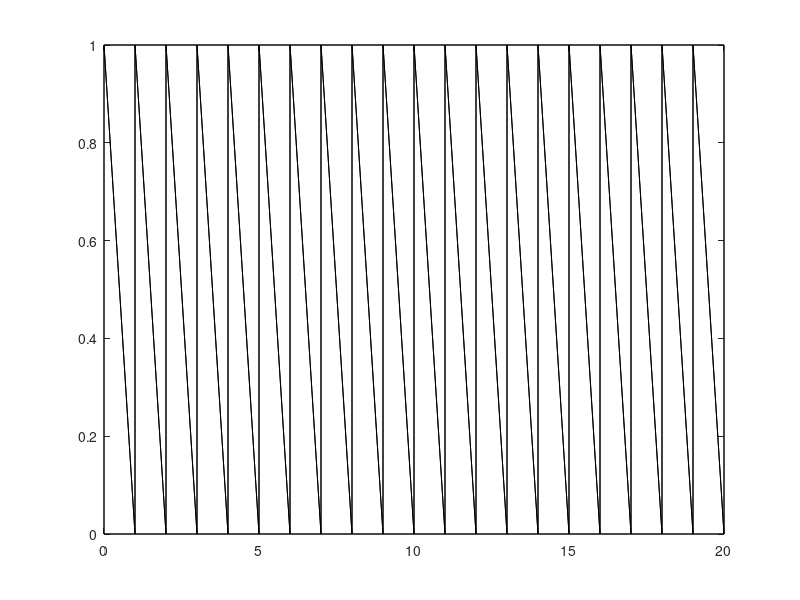

MATLAB code to generate this figure: (Note: this script raises an error after producing the figure.)


% given values

% thickness (m)
thickness = 100;

% Young's modulus (Pa)
E = 200e+9;

% Poisson's ratio
nu = 0.3;

% weight per unit length (N/m)
w = 100e+3;

% stress = D * strain, plane strain
D = [
    1-nu, nu, 0;
    nu, 1-nu, 0;
    0, 0, (1-2*nu)/2
    ] * E / (1 + nu) / (1 - 2 * nu);

% boundary (m)
boundary = [
    0, 0;
    20, 0;
    20, 1;
    0, 1
    ];

% given nodes
initial_node = zeros(42, 2);
for i = 1:21
    initial_node(2*i-1, :) = [i-1, 0];
    initial_node(2*i, :) = [i-1, 1];
end

% given elements from given nodes
initial_element = zeros(40, 3);
for i = 1:20
    initial_element(2*i-1, :) = [2*i-1, 2*i+1, 2*i];
    initial_element(2*i, :) = [2*i, 2*i+1, 2*i+2];
end

figure(1);
triplot(initial_element, initial_node(:, 1), initial_node(:, 2), 'k');
labels = num2str((1:42)', '%d');
text(initial_node(:, 1), initial_node(:, 2), labels, 'horizontal','left', 'vertical','bottom');
%axis [-5 6 0 11]
axis equal

% global stiffness matrix
K_global = global_stiffness(initial_node, initial_element, thickness, D);

% boundary conditions given
% first row : indexes for unknown displacement
% second row : forces corresponding to the index
initial_boundary_cond = zeros(2, 76);
initial_boundary_cond(1, :) = 5:80;
for i = 4:4:size(initial_boundary_cond, 2)
    initial_boundary_cond(2, i) = -100000;
end

% solve for given mesh
[d, f] = solve_for(K_global, initial_boundary_cond);

d = reshape(d, 2, [])';
dx = d(:, 1);
dy = d(:, 2);

f = reshape(f, 2, [])';
fx = f(:, 1);
fy = f(:, 2);

% plot deformed shape with alpha=500000
deformed_shape = initial_node + 500000 * d;
figure(2);
triplot(initial_element, deformed_shape(:, 1), deformed_shape(:, 2), 'k');
xlabel("x (m)");
ylabel("y (m)");
axis equal

% finding the node number with maximum displacement
displacement_magnitude = sqrt(dx .* dx + dy .* dy);
[maxd, maxd_node] = max(displacement_magnitude);
disp(dx(maxd_node));
disp(dy(maxd_node));

% stress of each element
st = element_stress(initial_node, initial_element, dx, dy, D);

% stress of each node
st = node_stress(initial_node, initial_element, st);

% von mises stress
s_v = von_mises(st, nu);
figure(1);
trisurf(initial_element, initial_node(:, 1), initial_node(:, 2), s_v);

% tresca stress
s_t = tresca(st, nu);
figure(2);
trisurf(initial_element, initial_node(:, 1), initial_node(:, 2), s_t);

% maximum values
max_von_mises = max(s_v);
max_tresca = max(s_t);

res=boundary_cond(2, w);
elements=res{1,1};
nodes=res{1, 2};

node_density = [30];

for i = 1:size(node_density, 2)
    res = boundary_cond(node_density(1, i), w);
    elements = res{1, 1};
    nodes = res{1, 2};
    bcond = res{1, 3};
    K_global = global_stiffness(nodes, elements, thickness, D);
    disp("ready to solve for node density(#/m) : ");
    disp(node_density(1, i));
    [d, f] = solve_for(K_global, bcond);
    disp("solved for node density(#/m) : ");
    disp(node_density(1, i));
    d = reshape(d, 2, [])';
    dx = d(:, 1);
    dy = d(:, 2);

    f = reshape(f, 2, [])';
    fx = f(:, 1);
    fy = f(:, 2);

    stress = element_stress(nodes, elements, dx, dy, D);
    stress = node_stress(nodes, elements, stress);
    s_v = von_mises(stress, nu);
    s_t = tresca(stress, nu);
    [max_d(i), node_num_d(i)] = max(sqrt(dx.^2 + dy.^2));
    [max_s_v(i), node_num_s_v(i)] = max(s_v);
    [max_s_t(i), node_num_s_t(i)] = max(s_t);
    loc_d(i, :) = nodes(node_num_d(i), :);
    loc_s_v(i, :) = nodes(node_num_s_v(i), :);
    loc_s_t(i, :) = nodes(node_num_s_t(i), :);
end

figure(10);
plot(node_density, max_d, 'ko');
title("Maximum displacement");
xlabel("Node density (#/m)");
ylabel("Displacement magnitude (m)");

figure(11);
plot(node_density, max_s_v, 'ko', node_density, max_s_t, 'kx');
title("Maximum stress");
xlabel("Node density (#/m)");
ylabel("Maximum stress (Pa)");


% make boundary conditions for finer mesh
function res = boundary_cond(node_density, w)
    
    node_density = round(node_density);
    x_num = 20 * node_density + 1;
    y_num = 1 * node_density + 1;
    nodes = zeros(x_num * y_num, 2);
    for i = 1:x_num
        for j = 1:y_num
            nodes((i-1)*y_num+j, :) = [ ...
                (i-1)/(x_num-1)*20, (j-1)/(y_num-1)];
        end
    end
    element = delaunay(nodes);
    dl = 1 / node_density;
    df = dl * (-w);
    bcond = [1:2*x_num*y_num; zeros(1, 2*x_num*y_num)];
    for i = y_num:y_num:size(nodes, 1)
        bcond(2, 2*i) = df;
    end
    bcond = bcond(:, 2*y_num+1:2*(x_num-1)*y_num);
    res = {element, nodes, bcond};

end

% obtain stress for each node
function stress = node_stress(nodes, elements, element_stress)
    
    numbers = zeros(size(nodes, 1), 1);
    stress = zeros(size(nodes, 1), 3);
    for i = 1:size(elements, 1)
        node_index = elements(i, :);
        numbers(node_index, 1) = numbers(node_index, 1) + [1; 1; 1];
        stress(node_index, :) = ...
            stress(node_index, :) + element_stress(i, :);
    end
    stress(:, 1) = stress(:, 1) ./ numbers;
    stress(:, 2) = stress(:, 2) ./ numbers;
    stress(:, 3) = stress(:, 3) ./ numbers;
        
end

% obtain von mises stress / plane strain
function stress_von_mises = von_mises(stress, nu)

    s_x = stress(:, 1);
    s_y = stress(:, 2);
    s_z = nu * (s_x + s_y);
    t_xy = stress(:, 3);
    stress_von_mises = sqrt( ...
        0.5 * (s_y - s_z).^2 ...
        + 0.5 * (s_z - s_x).^2 ...
        + 0.5 * (s_x - s_y).^2 ...
        + 3 * t_xy.^2);

end

% obtain tresca stress / plane strain
function stress_tresca = tresca(stress, nu)

    stress_tresca = zeros(size(stress, 1), 1);
    s_x = stress(:, 1);
    s_y = stress(:, 2);
    t_xy = stress(:, 3);
    s_z = nu * (s_x + s_y);
    for i = 1:size(stress, 1)
        s = [s_x(i, 1), t_xy(i, 1), 0;
            t_xy(i, 1), s_y(i, 1),  0;
            0,          0,          s_z(i, 1)];
        s_p = eig(s);
        stress_tresca(i, 1) = max(abs(s_p - s_p([2, 3, 1], 1)));
    end

end

% obtain stress for each element
function stress = element_stress(nodes, elements, dx, dy, D)

    stress = zeros(size(elements, 1), 3);

    for i = 1:size(elements, 1)
        
        element_nodes = nodes(elements(i, :), :);
        area = polyarea(element_nodes(:, 1), element_nodes(:, 2));
        b1 = element_nodes(2, 2) - element_nodes(3, 2);
        b2 = element_nodes(3, 2) - element_nodes(1, 2);
        b3 = element_nodes(1, 2) - element_nodes(2, 2);
        c1 = element_nodes(3, 1) - element_nodes(2, 1);
        c2 = element_nodes(1, 1) - element_nodes(3, 1);
        c3 = element_nodes(2, 1) - element_nodes(1, 1);
        B = [
            b1, 0 , b2, 0 , b3, 0 ;
            0 , c1, 0 , c2, 0 , c3;
            c1, b1, c2, b2, c3, b3
        ] / (2 * area);
        d = [dx(elements(i, :), 1), dy(elements(i, :), 1)];
        d = reshape(d', [], 1);
        stress(i, :) = D * B * d;

    end

end

% obtain element stiffness matrix for triangular element
function K_element = element_stiffness(nodes, thickness, D)
 
    area = polyarea(nodes(:, 1), nodes(:, 2));
    b1 = nodes(2, 2) - nodes(3, 2);
    b2 = nodes(3, 2) - nodes(1, 2);
    b3 = nodes(1, 2) - nodes(2, 2);
    c1 = nodes(3, 1) - nodes(2, 1);
    c2 = nodes(1, 1) - nodes(3, 1);
    c3 = nodes(2, 1) - nodes(1, 1);
    B = [
        b1, 0 , b2, 0 , b3, 0 ;
        0 , c1, 0 , c2, 0 , c3;
        c1, b1, c2, b2, c3, b3
    ] / (2 * area);
    K_element = thickness * area * B' * D * B;
    
end
 
% obtain global stiffness matrix for triangular mesh
function K_global = global_stiffness(nodes, elements, thickness, D)
 
    K_global = zeros(2*size(nodes, 1));
 
    % iteration for each element
    for element = elements'
        
        element = element';
        
        % global stiffness matrix index corresponding to the element
        index = [2*element-1; 2*element];
        index = index(:)';
        
        % element stiffness matrix for a element
        K_element = element_stiffness(nodes(element, :), thickness, D);
        
        % add element stiffness matrix to the global stiffness matrix
        K_global(index, index) = K_global(index, index) + ...
            K_element;
        
    end
    
end

% solve for K_global, boundary condition
function [d, f] = solve_for(K_global, boundary_cond)

    % Reduced stiffness matrix
    K_reduced = sparse(K_global(boundary_cond(1, :), boundary_cond(1, :)));
    
    % deflection and force at each node
    d = zeros(size(K_global, 1), 1);
    f = zeros(size(K_global, 1), 1);
    
    % reduced f
    f(boundary_cond(1, :), 1) = boundary_cond(2, :)';
    
    % obtain d from solving the matrix equation
    d(boundary_cond(1, :), 1) = K_reduced \ boundary_cond(2, :)';
    
end
